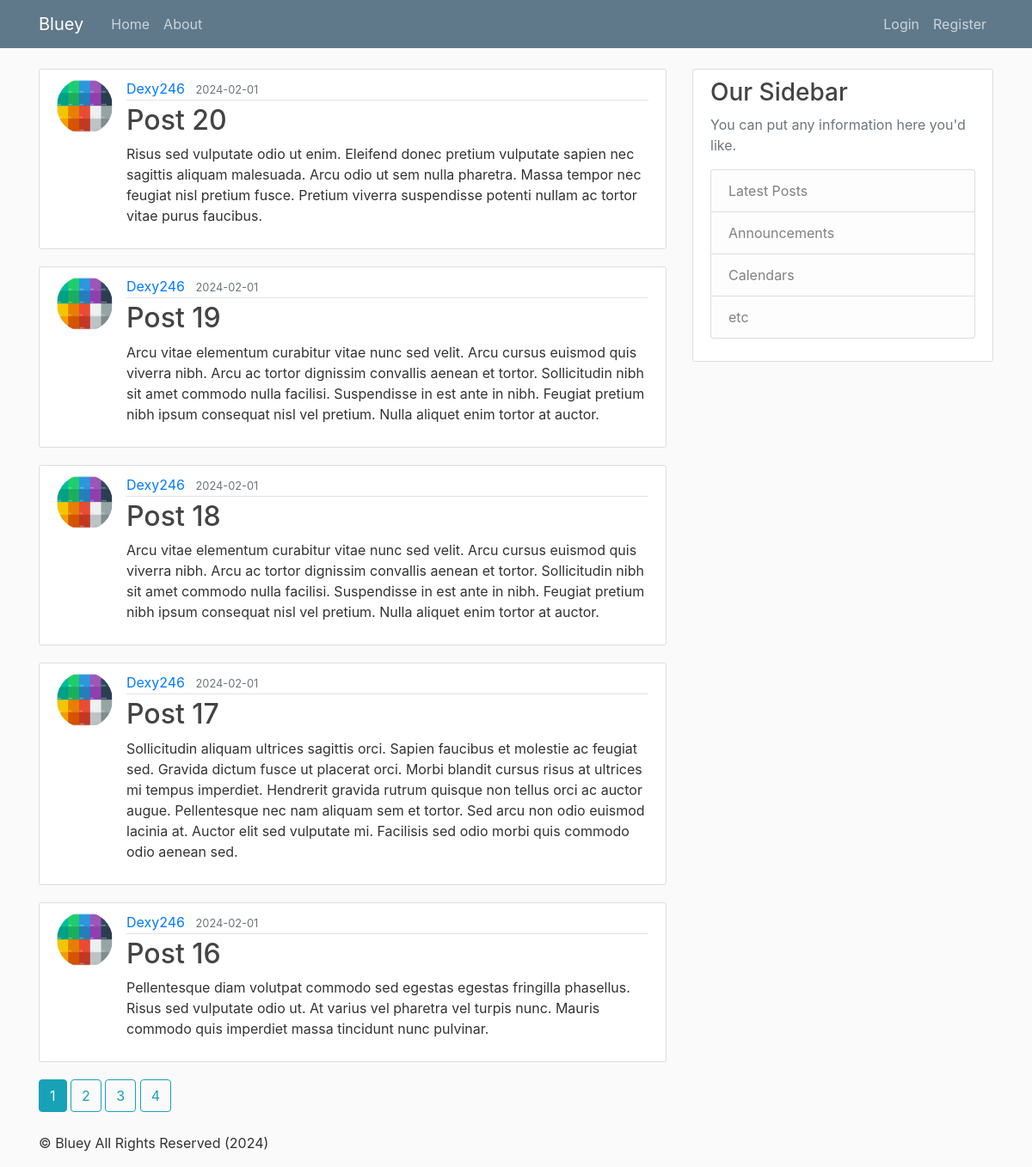
The page /home on the database its author committed.
### Bluey_blog/models.py (models this page shows, shortened)
class Post(db.Model):
    id = db.Column(db.Integer, primary_key=True)
    title = db.Column(db.String(100), nullable=False)
    date_posted = db.Column(db.DateTime, nullable=False, default=datetime.utcnow )
    content = db.Column(db.Text, nullable=False)
    user_id = db.Column(db.Integer, db.ForeignKey('user.id'), nullable=False) # This table has a one to many relationship with the user table.

class User(db.Model, UserMixin):
    id = db.Column(db.Integer, primary_key=True)
    username = db.Column(db.String(20), unique=True, nullable=False)
    email = db.Column(db.String(120), unique=True, nullable=False)
    image_file = db.Column(db.String(20), nullable=False, default='main_default.jpg')
    password = db.Column(db.String(60), nullable=False)
    posts = db.relationship('Post', backref = 'author', lazy = True)

### Bluey_blog/routes.py (the view)
@app.route("/home")
def home():
    page = request.args.get('page', 1, type=int)
    posts = Post.query.order_by(Post.date_posted.desc()).paginate(per_page=5)
    return render_template('home.html', posts = posts, title = "Home")

### Bluey_blog/templates/home.html
{% extends "layout.html" %}
{% block content %}
    {% for post in posts.items %}
        <article class="media content-section">
          <img class="rounded-circle article-img" src="{{ url_for('static', filename='profile_pics/' + post.author.image_file) }}">
          <div class="media-body">
            <div class="article-metadata">
              <a class="mr-2" href="{{ url_for('user_posts', username=post.author.username) }}">{{ post.author.username }}</a>
              <small class="text-muted">{{ post.date_posted.strftime('%Y-%m-%d') }}</small>
            </div>
            <h2><a class="article-title" href="{{ url_for('post', post_id=post.id) }}">{{ post.title }}</a></h2>
            <p class="article-content">{{ post.content }}</p>
          </div>
        </article>
    {% endfor %}
    {% for page_num in posts.iter_pages(left_edge=1, right_edge=1, left_current=1, right_current=2) %}
      {% if page_num %}
        {% if posts.page == page_num %}
          <a class="btn btn-info mb-4" href="{{ url_for('home', page=page_num) }}">{{ page_num }}</a>
        {% else %}
          <a class="btn btn-outline-info mb-4" href="{{ url_for('home', page=page_num) }}">{{ page_num }}</a>
        {% endif %}
      {% else %}
        ...
      {% endif %}
    {% endfor %}
{% endblock content %}

### Bluey_blog/templates/layout.html (shortened to what this page needs)
<!DOCTYPE html>
<html>
  <head>
    <link rel="stylesheet" href="https://maxcdn.bootstrapcdn.com/bootstrap/4.0.0/css/bootstrap.min.css">
    <link rel="stylesheet" type="text/css" href="{{ url_for('static', filename='main.css') }}">
    <link rel="stylesheet" type="text/css" href="{{ url_for('static', filename='main.css') }}">
  </head>
  <body>
    <header class="site-header">
      <nav class="navbar navbar-expand-md navbar-dark bg-steel fixed-top">
        <div class="container">
          <a class="navbar-brand mr-4" href="/">Bluey</a>
          <div class="collapse navbar-collapse" id="navbarToggle">
            <div class="navbar-nav mr-auto">
              <a class="nav-item nav-link" href="{{ url_for('home') }}">Home</a>
              <a class="nav-item nav-link" href="{{ url_for('about') }}">About</a>
            </div>
            <div class="navbar-nav">
              {% if current_user.is_authenticated %}
                <a class="nav-item nav-link" href="{{ url_for('new_post') }}">New Post</a>
                <a class="nav-item nav-link" href="{{ url_for('account') }}">Account</a>
                <a class="nav-item nav-link" href="{{ url_for('logout') }}">Logout</a>
              {% else %}
                <a class="nav-item nav-link" href="{{ url_for('login') }}">Login</a>
                <a class="nav-item nav-link" href="{{ url_for('register') }}">Register</a>
              {% endif %}
            </div>
          </div>
        </div>
      </nav>
    </header>
    <main role="main" class="container">
      <div class="row">
        <div class="col-md-8">
          {% block content %}{% endblock %}
        </div>
        <div class="col-md-4">
          <div class="content-section">
            <h3>Our Sidebar</h3>
            <p class='text-muted'>You can put any information here you'd like.
              <ul class="list-group">
                <li class="list-group-item list-group-item-light">Latest Posts</li>
                <li class="list-group-item list-group-item-light">Announcements</li>
                <li class="list-group-item list-group-item-light">Calendars</li>
                <li class="list-group-item list-group-item-light">etc</li>
              </ul>
            </p>
          </div>
        </div>
      </div>
      <div class="copyright">
        <p>&#169; Bluey All Rights Reserved (2024)</p>
      </div>
    </main>
  </body>
</html>

### Bluey_blog/static/main.css (style rules this page uses)
body { background: #fafafa; color: #333333; margin-top: 5rem; }
h1, h2, h3, h4, h5, h6 { color: #444444; }
.bg-steel { background-color: #5f788a; }
.site-header .navbar-nav .nav-link { color: #cbd5db; }
.content-section { background: #ffffff; padding: 10px 20px; border: 1px solid #dddddd; border-radius: 3px; margin-bottom: 20px; }
.article-title { color: #444444; }
.article-content { white-space: pre-line; }
.article-img { height: 65px; width: 65px; margin-right: 16px; }
.article-metadata { padding-bottom: 1px; margin-bottom: 4px; border-bottom: 1px solid #e3e3e3 }

### rows shown on the page
Post: image_file (picture), author.username "Dexy246", date_posted "2024-02-01", title "Post 20", content "Risus sed vulputate odio ut enim. Eleifend donec pretium vulputate sapien nec sagittis aliquam malesuada. Arcu odio ut sem nulla pharetra. Massa tempor nec feugiat nisl pretium fusce. Pretium viverra suspendisse potenti nullam ac tortor vitae purus faucibus."
Post: image_file (picture), author.username "Dexy246", date_posted "2024-02-01", title "Post 19", content "Arcu vitae elementum curabitur vitae nunc sed velit. Arcu cursus euismod quis viverra nibh. Arcu ac tortor dignissim convallis aenean et tortor. Sollicitudin nibh sit amet commodo nulla facilisi. Suspendisse in est ante in nibh. Feugiat pretium nibh ipsum consequat nisl vel pretium. Nulla aliquet enim tortor at auctor."
Post: image_file (picture), author.username "Dexy246", date_posted "2024-02-01", title "Post 18", content "Arcu vitae elementum curabitur vitae nunc sed velit. Arcu cursus euismod quis viverra nibh. Arcu ac tortor dignissim convallis aenean et tortor. Sollicitudin nibh sit amet commodo nulla facilisi. Suspendisse in est ante in nibh. Feugiat pretium nibh ipsum consequat nisl vel pretium. Nulla aliquet enim tortor at auctor."
Post: image_file (picture), author.username "Dexy246", date_posted "2024-02-01", title "Post 17", content "Sollicitudin aliquam ultrices sagittis orci. Sapien faucibus et molestie ac feugiat sed. Gravida dictum fusce ut placerat orci. Morbi blandit cursus risus at ultrices mi tempus imperdiet. Hendrerit gravida rutrum quisque non tellus orci ac auctor augue. Pellentesque nec nam aliquam sem et tortor. Sed arcu non odio euismod lacinia at. Auctor elit sed vulputate mi. Facilisis sed odio morbi quis commodo odio aenean sed."
Post: image_file (picture), author.username "Dexy246", date_posted "2024-02-01", title "Post 16", content "Pellentesque diam volutpat commodo sed egestas egestas fringilla phasellus. Risus sed vulputate odio ut. At varius vel pharetra vel turpis nunc. Mauris commodo quis imperdiet massa tincidunt nunc pulvinar."

### other values the page prints
{{ page_num }} "1"
{{ page_num }} "2" "3" "4"
